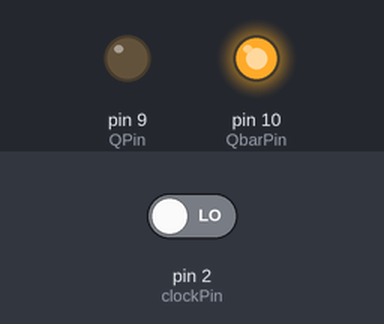
Bench run of a sketch on a simulated Arduino Uno, built with avr-gcc and run on an emulated ATmega328P. Parts: output pins drawn as LEDs (lit = HIGH). The inputs (shaded band) are chosen by the test bench; at power-on: pin 2 (clockPin) LOW.

Above: at 0.1 s.
Timing chart, 0 to 1.6 s (numbered marks = the images above):
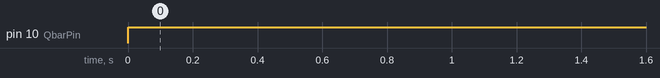

Measured:
- by itself, pin 10 (QbarPin): LOW → HIGH at 0.00 s

The sketch:

D_FF_neg_edge_trig.ino
```cpp
int D=0;

int Q=0;
int Qbar=1;

int pinstate=0;
int lastpinstate=0;

int QPin=9; //output Q is obtained from this pin
int QbarPin=10; //output Qbar is obtained from this pin

int DPin=5; //input D is given to this pin

int clockPin=2; //external clock is given to this pin

void setup() {
  // put your setup code here, to run once:

pinMode(DPin,INPUT); //D
pinMode(clockPin,INPUT); //clock or enable

pinMode(QPin,OUTPUT); //Q
pinMode(QbarPin,OUTPUT);//Qbar

Serial.begin(9600);

}

void loop() {
  // put your main code here, to run repeatedly:

if (Q==0){digitalWrite(QPin,LOW); digitalWrite(QbarPin,HIGH); delay(100);}
if (Q==1){digitalWrite(QPin,HIGH); digitalWrite(QbarPin,LOW); delay(100);}

pinstate=digitalRead(clockPin);

if (pinstate!=lastpinstate){
  if(pinstate==LOW){
    D=digitalRead(DPin);

    if (D==0){
      Q=0;
      }

    else {
      Q=1;
      }
      }
      delay(50);
      }
      lastpinstate=pinstate;


}
```
